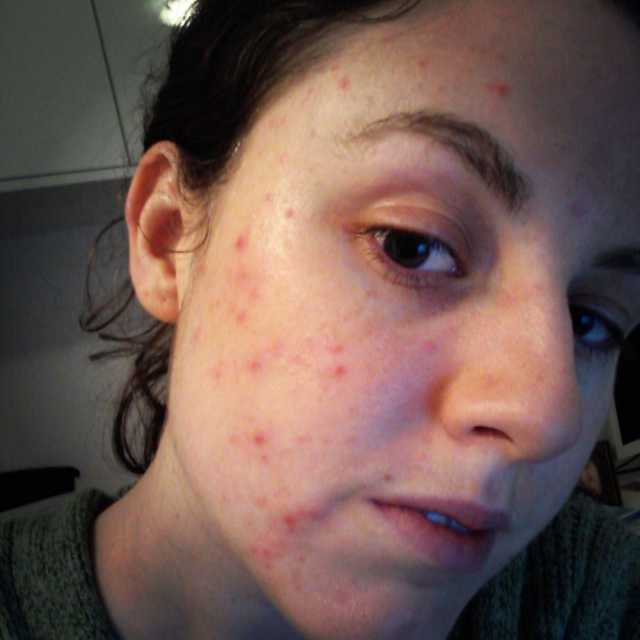
#> input picture media/0_19hJvhBaJyf8eJwT_.jpg, 1280 x 1280 px (shown at 1/2 size)
$ python -i image_processor.py   (imports and definitions only)   (older library calls are emulated)
#> lines starting #> are read from the running program, lines starting #| are printed output that depends on the picture; after the words box and inside, x2 and y2 are one past the last pixel; in counts of white or black regions, pixels touching at a corner belong together
import cv2
import numpy as np

def determine_acne(image_path):
#> called with image_path = '../media/0_19hJvhBaJyf8eJwT_.jpg'
    image = cv2.imread(image_path)
#> image is the input picture: shape (1280, 1280, 3); mean B, G, R 81.4, 87.7, 111.7
    hsv = cv2.cvtColor(image, cv2.COLOR_BGR2HSV)
#> hsv: shape (1280, 1280, 3); mean H, S, V 58.9, 74.9, 114.4

    lower_red1 = np.array([0, 70, 50])
    upper_red1 = np.array([10, 255, 255])
    mask1 = cv2.inRange(hsv, lower_red1, upper_red1)
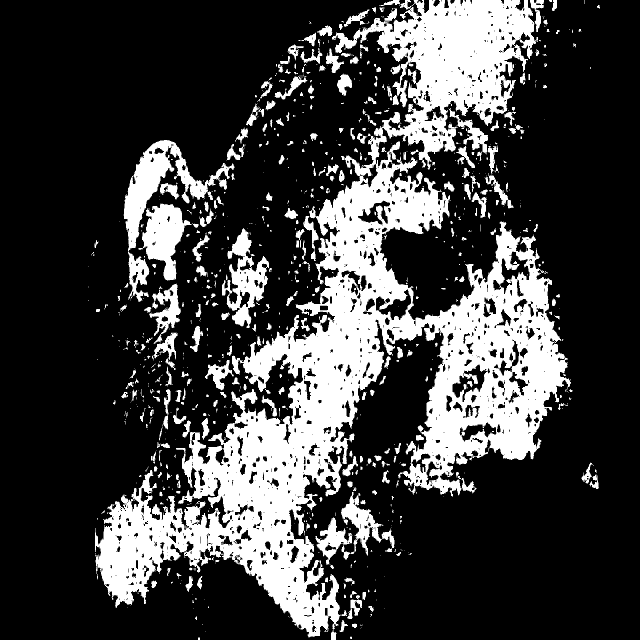
#> mask1: shape (1280, 1280) (shown at 1/2 size); 24.9% white; 930 white regions (581 under 20 px), largest, box (x1, y1, x2, y2) and area: (190, 0, 1142, 1275) 326271, (247, 280, 469, 604) 14657, (277, 407, 383, 561) 8063

    lower_red2 = np.array([170, 70, 50])
    upper_red2 = np.array([180, 255, 255])
    mask2 = cv2.inRange(hsv, lower_red2, upper_red2)
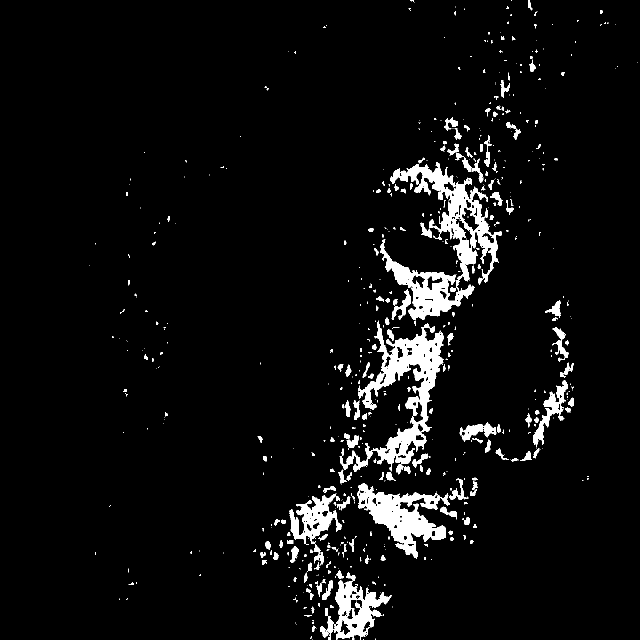
#> mask2: shape (1280, 1280) (shown at 1/2 size); 5.3% white; 633 white regions (422 under 20 px), largest, box (x1, y1, x2, y2) and area: (760, 324, 1004, 640) 21220, (679, 641, 888, 944) 17143, (714, 967, 892, 1118) 10810

    red_mask = mask1 + mask2
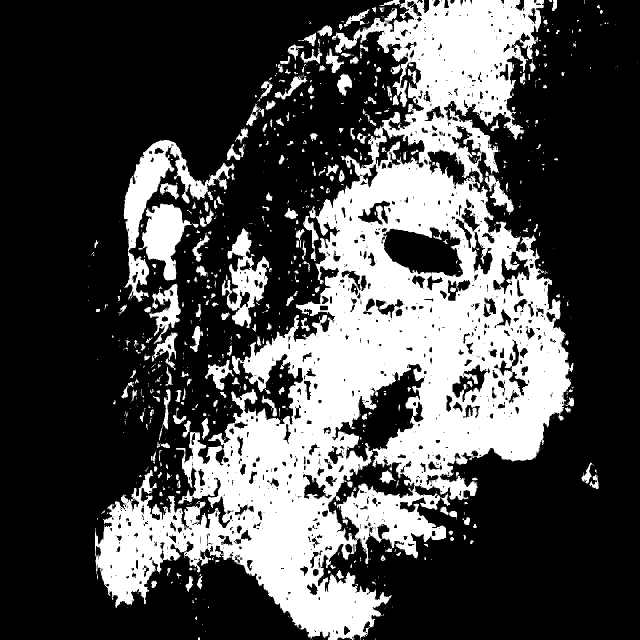
#> red_mask: shape (1280, 1280) (shown at 1/2 size); 30.1% white; 880 white regions (576 under 20 px), largest, box (x1, y1, x2, y2) and area: (190, 0, 1147, 1280) 423466, (247, 280, 469, 604) 14810, (277, 407, 383, 561) 8139
    red_area = np.sum(red_mask > 0)
#> red_area = 493326

    gray = cv2.cvtColor(image, cv2.COLOR_BGR2GRAY)
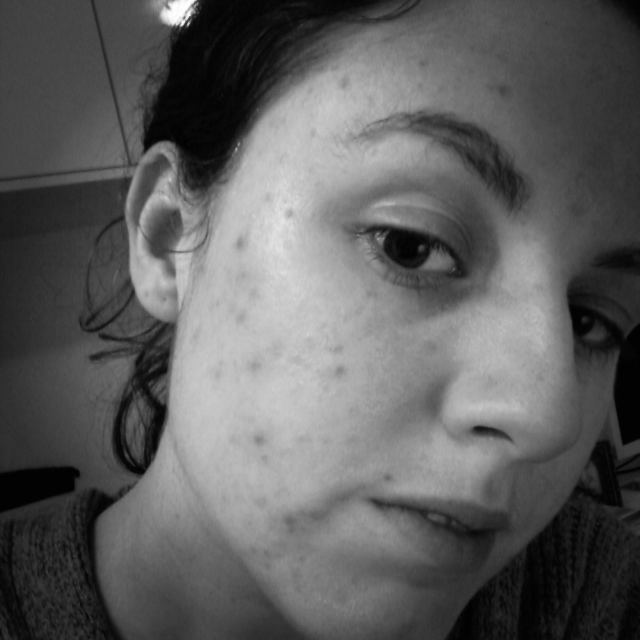
#> gray: shape (1280, 1280) (shown at 1/2 size); min 0, max 255, mean 94.2
    texture = cv2.Laplacian(gray, cv2.CV_64F).var()
#> texture = 7.25

    score = red_area/5000 + texture/150
#> score = 98.71

    if score < 5:
        return "leve"
    elif score < 12:
        return "moderado"
    else:
        return "grave"

>>> result = determine_acne('../media/0_19hJvhBaJyf8eJwT_.jpg')

$ run again, on media/0_Skin.jpg
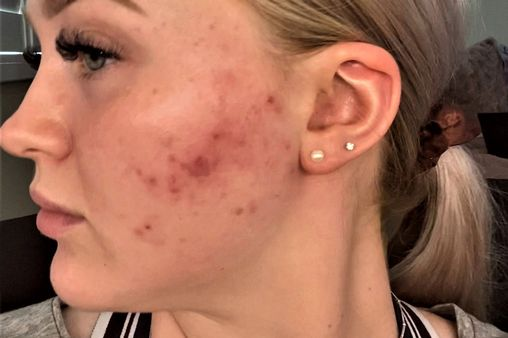
#> input picture media/0_Skin.jpg, 508 x 338 px
#> in determine_acne, image is the input picture: shape (338, 508, 3); mean B, G, R 86.8, 107.9, 162.4
#> hsv: shape (338, 508, 3); mean H, S, V 10.5, 121.7, 162.4
#> in determine_acne, `mask1 = cv2.inRange(hsv, lower_red1, upper_red1)`:
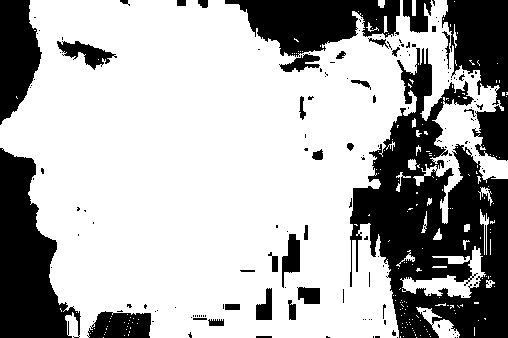
#> mask1: shape (338, 508); 68.6% white; 164 black regions (128 under 20 px), largest, box (x1, y1, x2, y2) and area: (350, 48, 508, 338) 23115, (0, 148, 81, 338) 8818, (442, 0, 508, 161) 6089
#> mask2: shape (338, 508); 0.01% white in thin lines or dots, all inside (x1, y1, x2, y2) = (36, 41, 507, 320)
#> red_mask: shape (338, 508); 68.6% white; 164 black regions (128 under 20 px), largest, box (x1, y1, x2, y2) and area: (350, 48, 508, 338) 23112, (0, 148, 81, 338) 8815, (225, 0, 400, 57) 6087
#> red_area = 117731
#> in determine_acne, `gray = cv2.cvtColor(image, cv2.COLOR_BGR2GRAY)`:
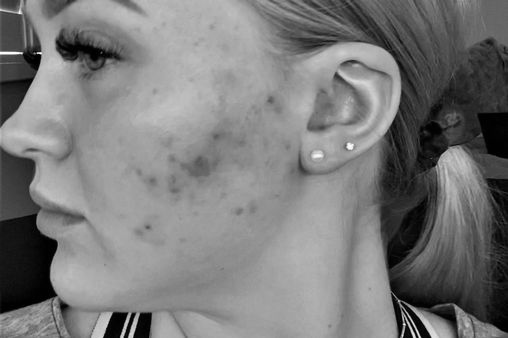
#> gray: shape (338, 508); min 0, max 254, mean 121.8
#> texture = 248.3
#> score = 25.2

$ run again, on media/levle2_160.jpg
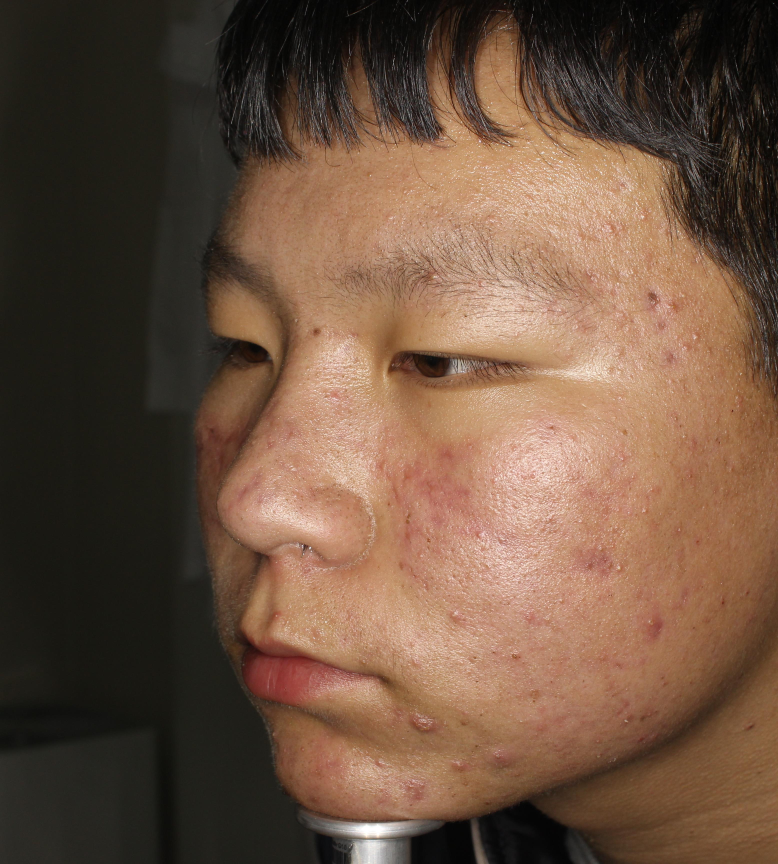
#> input picture media/levle2_160.jpg, 3112 x 3456 px (shown at 1/4 size)
#> in determine_acne, image is the input picture: shape (3456, 3112, 3); mean B, G, R 63.9, 82, 107.9
#> hsv: shape (3456, 3112, 3); mean H, S, V 17.5, 92.2, 108
#> in determine_acne, `mask1 = cv2.inRange(hsv, lower_red1, upper_red1)`:
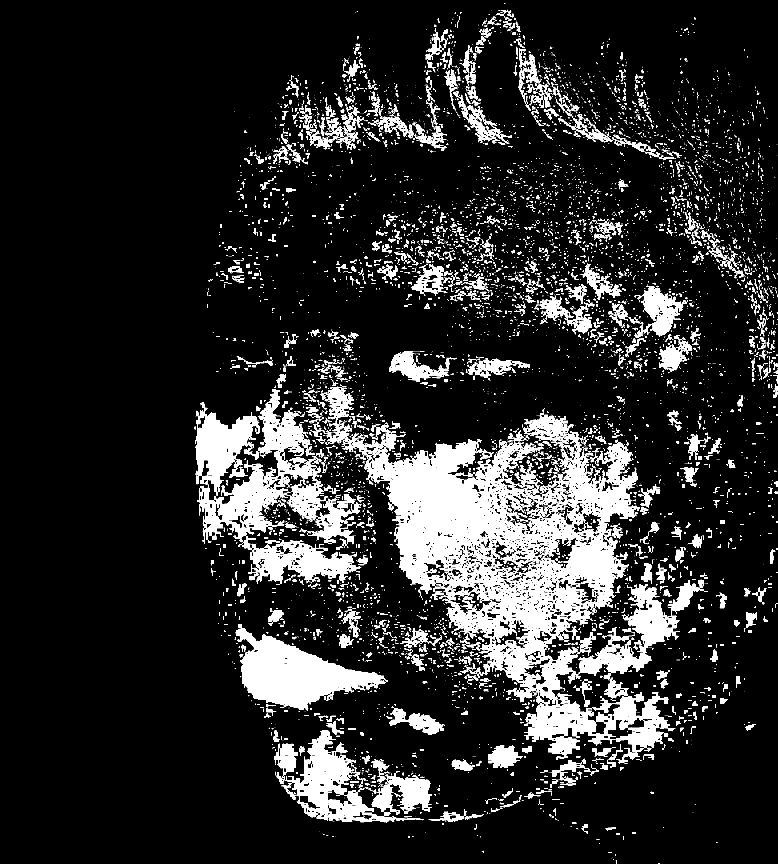
#> mask1: shape (3456, 3112) (shown at 1/4 size); 13.2% white; 12665 white regions (9697 under 20 px), largest, box (x1, y1, x2, y2) and area: (1370, 1652, 2699, 3041) 549149, (943, 2496, 1552, 2841) 91482, (794, 1556, 1307, 2175) 88352
#> mask2: shape (3456, 3112); 0.01% white in thin lines or dots, all inside (x1, y1, x2, y2) = (882, 81, 3102, 3344)
#> red_mask: shape (3456, 3112); 13.2% white; 12727 white regions (9750 under 20 px), largest, box (x1, y1, x2, y2) and area: (1370, 1652, 2699, 3041) 549149, (943, 2496, 1552, 2841) 91614, (794, 1556, 1307, 2175) 88352
#> red_area = 1419886
#> in determine_acne, `gray = cv2.cvtColor(image, cv2.COLOR_BGR2GRAY)`:
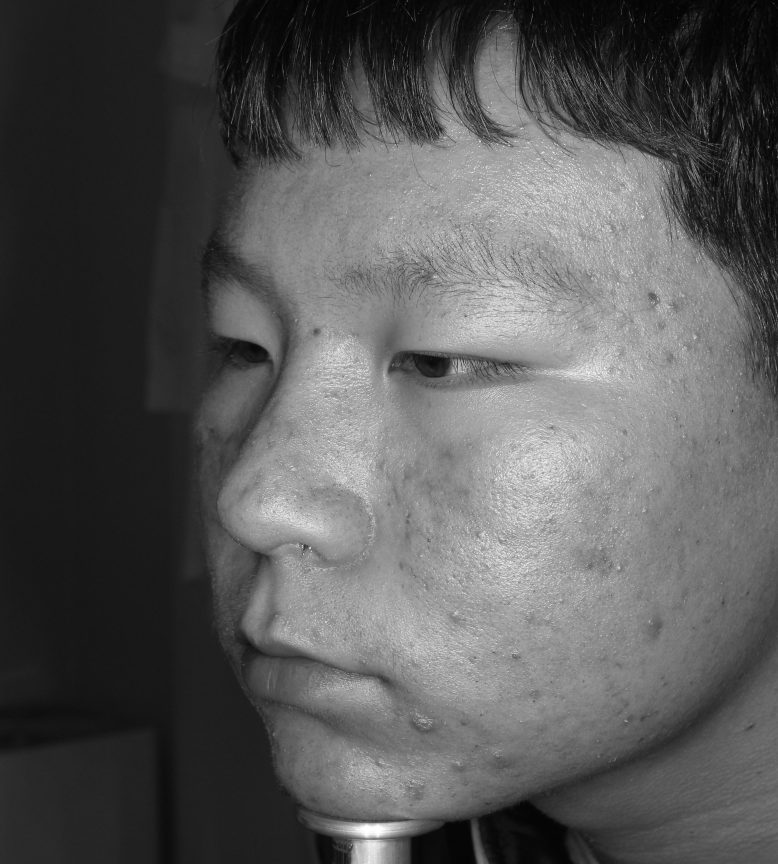
#> gray: shape (3456, 3112) (shown at 1/4 size); min 0, max 255, mean 87.8
#> texture = 151.6
#> score = 285
